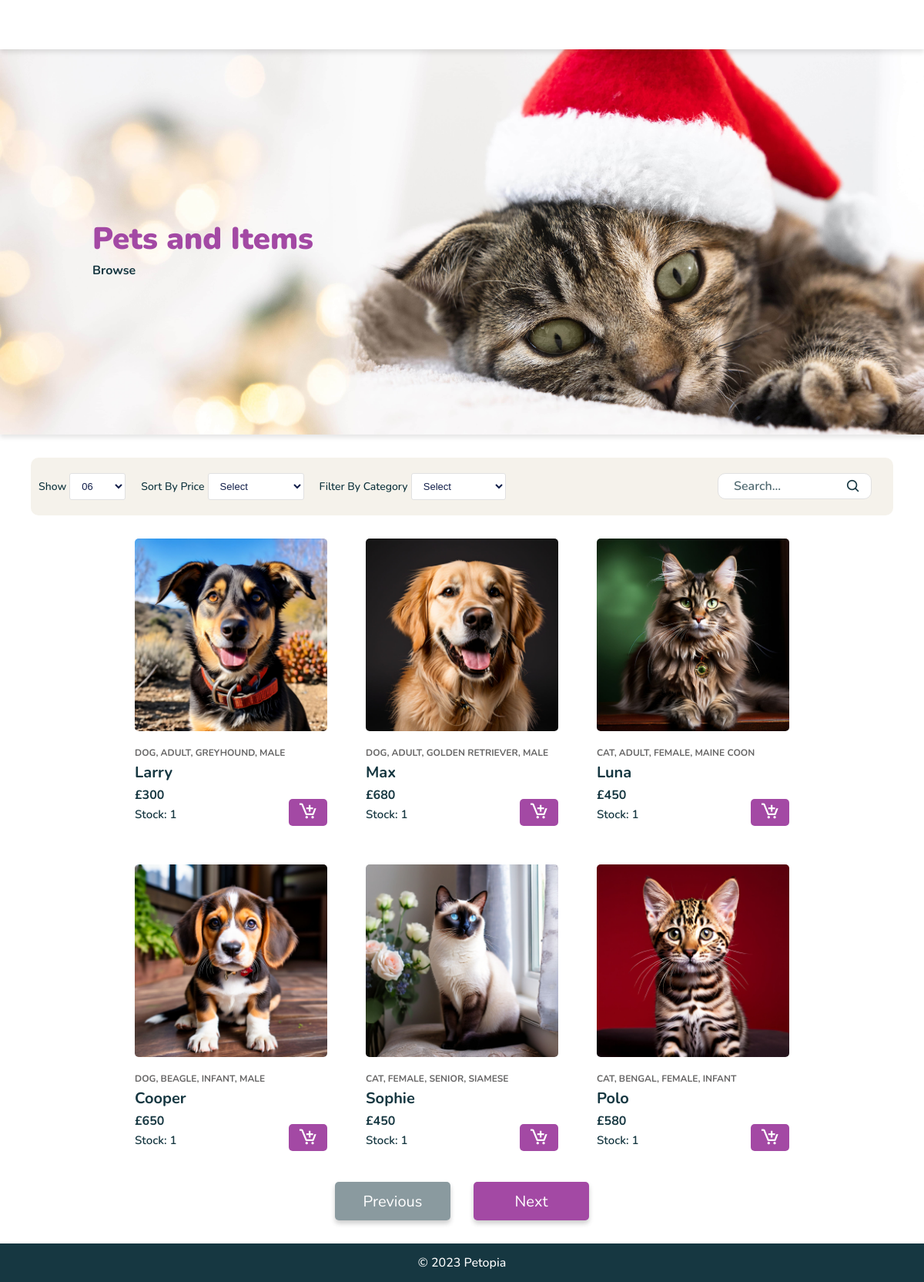
/products.php (signed in), run on the app's committed database.
### tables this page shows
CREATE TABLE `product` (
  `Product_ID` int(10) NOT NULL,
  `Name` varchar(60) NOT NULL,
  `Price` int(20) NOT NULL,
  `Num_In_Stock` int(10) UNSIGNED NOT NULL,
  `Description` varchar(500) NOT NULL,
  `Image` varchar(200) DEFAULT NULL
);

### php/mainLogCheck.php (called while the page is built, shortened)
<?php
if (isset($_SESSION['username'])) {
    $b=True;
}
?>

### products.php (the view, shortened to what this page needs)
<!DOCTYPE html>
<html lang="en">
<head>
    <link href="css/items.css" rel="stylesheet" type="text/css">
    <link href='https://unpkg.com/boxicons@2.1.4/css/boxicons.min.css' rel='stylesheet'>
    <link href="css/navigation.css" rel="stylesheet" type="text/css">
    <link rel="stylesheet" href="css/footer.css">
    <link rel="stylesheet" href="https://unpkg.com/flickity@2/dist/flickity.min.css">
    <link rel="stylesheet" href="templates/hero-banner.css">
</head>
<body>
    <header>
    </header>
    <?php
    require_once "php/mainLogCheck.php";
    ?>
    <main>
        <section class="hero-banner">
            <div class="hero-banner-image"><img src="assets/Homepage/hero-banner2.jpg" alt=""></div>
            <div class="hero-banner-left">
                <div class="hero-banner-content">
                    <h2>Pets and Items</h2>
                    <p> Browse</p>
                </div>
            </div>
        </section>
        <section class="items-container">
            <div class="items-right">
                <div class="filters-top">
                    <div class="filters-left">
                        <div class="show-list-container">
                            <form><label for="show">Show</label>
                                <select id="show" class="selected">
                                    <option value="6">06</option>
                                </select>
                            </form>
                        </div>
                        <div class="sort-by-container">
                            <form><label for="sortByPrice">Sort By Price</label>
                                <select id="sortByPrice" class="selected">
                                    <option value="select">Select</option>
                                </select>
                            </form>
                        </div>
                        <div class="sort-by-container">
                            <form class="hide-sortby-product"><label for="sortByProduct">Filter By Category</label>
                                <select id="sortByProduct" class="selected">
                                </select>
                            </form>
                        </div>
                    </div>
                    <form id="filters-right">
                        <div class="input-container">
                            <input type="text" id="contact-name" name="contact-name" class="name-input"
                                placeholder="Search..." required />
                            <i class='bx bx-search'></i>
                        </div>
                    </form>
                </div>
                    <div class="results-container">
                    <?php
                    require_once "php/connectdb.php";
                    try {
                        $queryParams = [];
                        $queryParts = [
                            "SELECT DISTINCT p.*, GROUP_CONCAT(DISTINCT c.Name ORDER BY FIELD(c.Category_ID, 5, 6) DESC, c.Name ASC SEPARATOR ', ') AS CategoryNames",
                            "FROM product p",
                            "LEFT JOIN productcategory pc ON p.Product_ID = pc.Product_ID",
                            "LEFT JOIN category c ON pc.Category_ID = c.Category_ID",
                        ];
                        $queryParts[] = "GROUP BY p.Product_ID";
                        $finalQuery = implode(" ", $queryParts);
                        $stmt = $db->prepare($finalQuery);
                        $stmt->execute($queryParams);
                        $rows = $stmt->fetchAll(PDO::FETCH_ASSOC);
                        if ($rows) {
                            foreach ($rows as $row) { ?>
                            <div class="item-template">
                                <div class="item-image">
                                    <?php $tempPID = $row["Product_ID"]; ?>
                                    <a href="item.php?Product_ID=<?php echo $tempPID; ?>"><img src="assets/ProductImages/ImageID_<?php echo $row["Product_ID"]; ?>.jpeg" alt=""></a>
                                </div>
                                <div class="item-info">
                                    <h6><?php echo $row[
                                        "CategoryNames"
                                    ]; ?></h6>
                                    <h4><a href="item.php?Product_ID=<?php echo $tempPID; ?>"><?php echo $row[
                                        "Name"
                                    ]; ?></a></h4>
                                    <h5>£<?php echo $row["Price"]; ?></h5>
                                    <div class="item-bottom-container">
                                    <p>Stock: <?php
                                    $adjustedStock = $row["Num_In_Stock"];
                                    if (isset($b) && $b === true && isset($_SESSION['username'])) {
                                        $username = $_SESSION['username'];
                                        $query = $db->prepare("SELECT SUM(Quantity) AS Quantity FROM basket WHERE Customer_ID = (SELECT Customer_ID FROM customer WHERE Username = ?) AND Product_ID = ?");
                                        $query->execute([$username, $row["Product_ID"]]);
                                        $basketQuantity = $query->fetchColumn();
                                        $adjustedStock -= $basketQuantity;
                                    }
                                    echo max(0, $adjustedStock);
                                    ?></p>
                                        <?php if (
                                            $b == true &&
                                            $adjustedStock > 0
                                        ) {
                                            echo "<form method='post' class='add-to-basket-form'>";
                                            echo '<button class="add-cart-btn" type="submit" name="add"><div class="bx bx-cart-add"></div></button>';
                                            echo "</form>";
                                        } ?>
                                    </div>
                                </div>
                            </div>
                        <?php }
                        } else {
                            echo "<p>No matching Product.</p>\n";
                        }
                    } catch (PDOexception $ex) {
                        echo "Sorry, a database error occurred! <br>";
                        echo "Error details: <em>" .
                            $ex->getMessage() .
                            "</em>";
                    }
                    ?>
                </div>
                <div id="paging-controls">
                    <button id="prev-page">Previous</button>
                    <button id="next-page">Next</button>
                </div>
            </div>
        </section>
        </main>
</body>
    <footer>
        &copy; 2023 Petopia
    </footer>
</body>
</html>

### css/items.css (style rules this page uses)
.hero-banner { height: 500px !important; }
.items-container { width: 100%; padding-top: 30px; display: flex; justify-content: center; gap: 0px; }
.items-right { display: flex; flex-direction: column; justify-content: center; align-items: center; padding-left: 50px; padding-right: 50px; }
.filters-top { display: flex; flex-direction: row; align-items: center; justify-content: space-between; width: 100%; height: 75px; padding: 0 10px; background-color: #f5f2eb; border-radius: 10px; }
.results-container { padding-top: 30px; display: flex; justify-content: center; align-items: center; flex-direction: row; flex-wrap: wrap; gap: 50px; padding-bottom: 10px; }
.items-right label { font-size: 14px; font-weight: 500; color: #0a303a; }
.filters-top select { border: 1px solid #e1e1e1; background: #fff; padding: 8px 25px 8px 11px; min-width: 55px; font-size: 13px; font-weight: 500; color: #111e49; border-radius: 3px; }
.filters-left { display: flex; flex-direction: row; gap: 20px; }
#filters-right { position: relative; display: flex; justify-content: start; align-items: start; flex-direction: column; }
#filters-right .input-container { position: relative; width: 90%; height: 30px; margin-bottom: 15px; padding-bottom: 10px; }
.input-container i { position: absolute; right: 10px; top: calc(50%); transform: translateY(-50%); font-size: 20px; padding-top: 14px; color: #163741; }
#filters-right input[type=text] { width: calc(100% - 20px); height: 100%; background: white; border: none; outline: none; border: 1px solid #e1e1e1; border-radius: 10px; font-size: 16px; padding-left: 20px; color: #a349a4; font-family: 'Nunito', sans-serif; margin-top: 10px; }
#filters-right input::placeholder { color: #163741be; font-family: 'Nunito', sans-serif; font-weight: 600; }
.item-template { display: flex; flex-direction: column; }
.item-image { width: 250px; height: 250px; }
.item-image img { width: 100%; height: 100%; border-radius: 5px; object-fit: cover; }
.item-info { display: flex; flex-direction: column; padding-top: 20px; }
.item-info h4 { font-size: 24px; margin: 0; color: #41494b; }
.item-info h5 { font-size: 16px; line-height: 30px; margin: 0; color:#163741 }
.item-info h6 { margin: 0; color: #676666; text-transform: uppercase; font-size: 12px; }
.item-info a { font-size: 20px; text-decoration: none; color: #163741; opacity: 1; transition: 0.2s; }
.item-bottom-container { display: flex; flex-direction: row; justify-content: space-between; }
.item-bottom-container p { font-size: 15px; font-weight: 600; margin: 0; color:#163741 }
.add-cart-btn { background-color: #a349a4; border: none; border-radius: 5px; margin-top: -40px; width: 50px; height: 35px; transition: 0.2s; }
.bx-cart-add { font-size: 24px; cursor: pointer; color: white; transition: 0.2s; margin-top: -1px; }
.bx-cart-add { transform: scale(1.1); transition: 0.2s; }
#paging-controls { padding-top: 30px; padding-bottom: 30px; display: flex; flex-direction: row; justify-content: center; align-items: center; gap: 30px; }
#paging-controls #prev-page { width: 150px; height: 50px; background-color: #a349a4; border:none; border-radius: 5px; box-shadow: 0 4px 6px rgba(0, 0, 0, 0.2); text-align: center; font-size: 20px; font-family: 'Nunito', sans-serif; color: white; cursor: pointer; transition: 0.3s; }
#paging-controls #next-page { width: 150px; height: 50px; background-color: #a349a4; border:none; border-radius: 5px; box-shadow: 0 4px 6px rgba(0, 0, 0, 0.2); text-align: center; font-size: 20px; font-family: 'Nunito', sans-serif; color: white; cursor: pointer; transition: 0.3s; }

### css/navigation.css (style rules this page uses)
body { margin: 0; font-family: 'Nunito', sans-serif; overflow-x: hidden; padding-top: 84px; }
header { width: 100%; height: auto; display: flex; justify-content: space-evenly; align-items: center; flex-direction: column; z-index: 9999; position: fixed; top: 0; box-shadow: 0 4px 6px rgba(0, 0, 0, 0.1); }
@media (max-width: 1200px) { body { padding-top: 64px; } }
@media (max-width: 1200px) { header { justify-content: space-between; height: 64px; } }

### css/footer.css (style rules this page uses)
footer { width: 100%; height: 50px; background-color: #163741; color: white; font-weight: 500; display: flex; justify-content: center; align-items: center; }

### data on the page
product: shows a picture, row "DOG, ADULT, GREYHOUND, MALE", Name "Larry", Price "300", max(0, $adjustedStock) "1"
product: shows a picture, row "DOG, ADULT, GOLDEN RETRIEVER, MALE", Name "Max", Price "680", max(0, $adjustedStock) "1"
product: shows a picture, row "CAT, ADULT, FEMALE, MAINE COON", Name "Luna", Price "450", max(0, $adjustedStock) "1"
product: shows a picture, row "DOG, BEAGLE, INFANT, MALE", Name "Cooper", Price "650", max(0, $adjustedStock) "1"
product: shows a picture, row "CAT, FEMALE, SENIOR, SIAMESE", Name "Sophie", Price "450", max(0, $adjustedStock) "1"
product: shows a picture, row "CAT, BENGAL, FEMALE, INFANT", Name "Polo", Price "580", max(0, $adjustedStock) "1"
